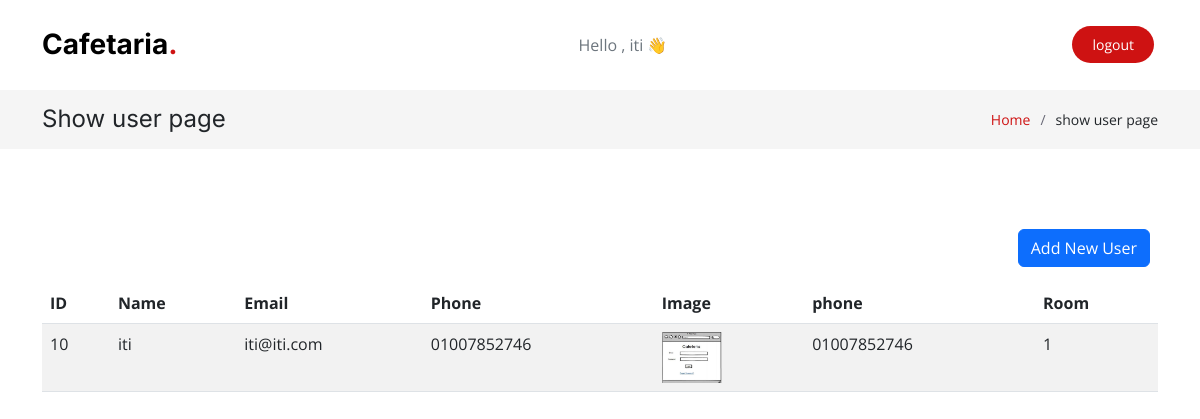
/views/show.php?id=10 (signed in), run on the app's committed database.
### tables this page shows
CREATE TABLE `users` (
  `id` int(11) NOT NULL,
  `room_id` int(11) NOT NULL,
  `name` varchar(50) NOT NULL,
  `email` varchar(50) NOT NULL,
  `password` varchar(255) NOT NULL,
  `is_admin` tinyint(1) NOT NULL DEFAULT 0,
  `phone` varchar(11) NOT NULL,
  `image` varchar(255) DEFAULT NULL
);

### controllers/UserController.php (called while the page is built, shortened)
<?php
class User
{
    public function show($id)
    {
        global $conn;
        $sql = "SELECT * from users
        WHERE users.id = '$id'";
        $result = $conn->query($sql);
        if ($result->num_rows == 1) {
            $product = $result->fetch_assoc();
            return $product;
        } else {
            return false;
        }
    }
}

### views/show.php (the view, shortened to what this page needs)
<!DOCTYPE html>
<html lang="en">
<head>
    <link href="../assets/vendor/bootstrap/css/bootstrap.min.css" rel="stylesheet" />
    <link href="../assets/vendor/bootstrap-icons/bootstrap-icons.css" rel="stylesheet" />
    <link href="../assets/vendor/aos/aos.css" rel="stylesheet" />
    <link href="../assets/vendor/glightbox/css/glightbox.min.css" rel="stylesheet" />
    <link href="../assets/vendor/swiper/swiper-bundle.min.css" rel="stylesheet" />
    <link rel="stylesheet" href="https://cdn.jsdelivr.net/npm/bootstrap@5.2.2/dist/css/bootstrap.min.css">
    <link href="../assets/css/main.css" rel="stylesheet" />
</head>
<?php
include('../includes/navbar.php');
?>
<?php
include('../controllers/DBController.php');
include('../controllers/UserController.php');
$id = $_GET['id'];
$user = new User();
$user = $user->show($id);
?>
<main id="main">
    <div class="breadcrumbs">
        <div class="container">
            <div class="d-flex justify-content-between align-items-center">
                <h2>Show user page</h2>
                <ol>
                    <li><a href="index.html">Home</a></li>
                    <li>show user page</li>
                </ol>
            </div>
        </div>
    </div>
     <section class="sample-page">
        <div class="container">
            <div class="d-grid gap-2 d-md-flex justify-content-md-end">
                <a class="btn btn-primary mb-3 mt-0  me-2" href="<?php echo url('views/addUser.php') ?>">
                    Add New User
                </a>
            </div>
            <div class="table-responsive">
                <table class="table table-striped">
                    <thead>
                        <th>ID</th>
                        <th>Name</th>
                        <th>Email</th>
                        <th>Phone</th>
                        <th>Image</th>
                        <th>phone</th>
                        <th>Room</th>
                    </thead>
                    <tbody>
                            <tr>
                                <td><?php echo $user["id"] ?> </td>
                                <td><?php echo $user["name"] ?> </td>
                                <td><?php echo $user["email"] ?> </td>
                                <td><?php echo $user["phone"] ?> </td>
                                <td><img width="60px" src="../uploads/<?php echo $user['image']; ?>" alt=""> </td>
                                <td><?php echo $user["phone"] ?> </td>
                                <td><?php echo $user["room_id"] ?> </td>
                            </tr>
                    </tbody>
                </table>
            </div>
        </div>
    </section>
</main>

### assets/css/main.css (style rules this page uses)
:root { --font-default: "Open Sans", system-ui, -apple-system, "Segoe UI", Roboto, "Helvetica Neue", Arial, "Noto Sans", "Liberation Sans", sans-serif, "Apple Color Emoji", "Segoe UI Emoji", "Segoe UI Symbol", "Noto Color Emoji"; --font-primary: "Amatic SC", sans-serif; --font-secondary: "Inter", sans-serif; }
:root { --color-default: #212529; --color-primary: #ce1212; --color-secondary: #37373f; }
:root { scroll-behavior: smooth; }
body { font-family: var(--font-default); color: var(--color-default); }
a { color: var(--color-primary); text-decoration: none; }
h1, h2, h3, h4, h5, h6 { font-family: var(--font-secondary); }
section { overflow: hidden; padding: 80px 0; }
.breadcrumbs { padding: 15px 0; background: rgba(55, 55, 63, 0.05); margin-top: 90px; }
.breadcrumbs h2 { font-size: 24px; font-weight: 400; margin: 0; }
.breadcrumbs ol { display: flex; flex-wrap: wrap; list-style: none; padding: 0; margin: 0; font-size: 14px; }
.breadcrumbs ol li+li { padding-left: 10px; }
.breadcrumbs ol li+li::before { display: inline-block; padding-right: 10px; color: #676775; content: "/"; }
section { scroll-margin-top: 90px; }

### data on the page
users: id "10", name "iti", email "iti@iti.com", phone "01007852746", image (picture), room "1"

### other printed values
$_SESSION["name"] "iti"
